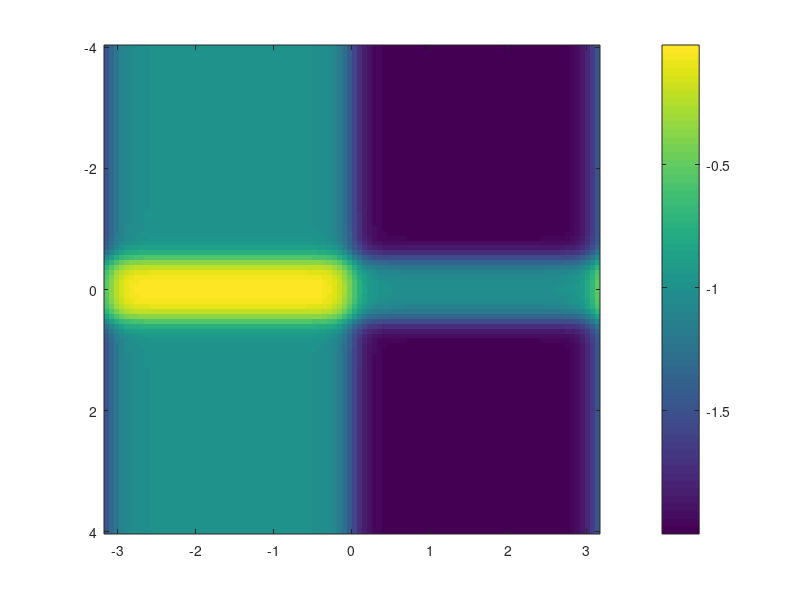

The MATLAB source for this figure: (Note: this script raises an error after producing the figure.)
%% Plot activation

u = linspace(-pi, pi, 100);
du = linspace(-4, 4, 100);

[X,Y] = meshgrid(u,du);
uy = (1-tanh(5*sin(X)))/2 -1;
duy = (tanh(5*(Y+0.5)) - tanh(5*(Y-0.5)))/2 - 1;
data = uy + duy;

y = [du(1), du(end)];
x = [u(1), u(end)];
image(x, y, data, 'CDataMapping','scaled');
colorbar

%% No sensory link strength test

params.gfm = -2.0;
params.gsp = 6.0;
params.dfm = 0.0;
params.dsp = 0.5;
params.dsm = -0.5;
params.dup = -0.5;

params.rflx_g = 1;
params.max_torque = 10;
params.noisePwr = 3*10^-7;
params.sampleTime = 0.001;

var_params.gsm = [-0.1, 0.03];
var_params.gup = [3, 0.05];
var_params.Iapp = [0.0, 0.05];

u_params.gsm = var_params.gsm(1);
u_params.gup = var_params.gup(1);
u_params.Iapp = var_params.Iapp(1);

model = "test_stability_link_auto_tmp";

eval_params.nbEval = 1000;
eval_params.nbOut = 2;
eval_params.StopTime = 20;
eval_params.StartAnalyseTime = 5;
eval_params.func = @postsim_angle_frequency_descrepency;

nb_par = 200;

%return_vec = monteCarloTest(params, var_params, model, eval_params, nb_par);
SelectValAndPlot(model, params, u_params);

%save("monteCarloEliptic.mat", "return_vec", "params", "var_params", "model", "eval_params", "nb_par")


var_params.gsm = -5:0.25:-3;
var_params.gup = 4:0.25:6;
var_params.Iapp = -3:0.25:-1;
eval_params.nbEval = 3;

out_v = parameterChart(params, var_params, model, eval_params, nb_par);

%% Sensory with inhibition test
model = "test_stability_link_auto_neuron_sense_feedback";

params = struct();
var_params = struct();
u_params = struct();

params.Iapp = -2;
params.gfm = -2.0;
params.gsp = 6.0;
params.gsm = -4.0;
params.gup = 5.0;
params.dfm = 0.0;
params.dsp = 0.5;
params.dsm = -0.5;
params.dup = -0.5;


params.gfm_s = -2; % Balance between Gsp and Gsm (at the equilibrium point)
params.gsp_s = 4;
params.gsm_s = -1;
params.gup_s = 1;
params.dfm_s = 0.0;
params.dsp_s = 0.5;
params.dsm_s = -0.5;
params.dup_s = -0.5;


params.max_torque = 10;
params.noisePwr = 3*10^-7;
params.sampleTime = 0.001;

var_params.gsyn_sm = [1.5, 0.01];
var_params.dsyn_sm = [-0.5, 0.01];

var_params.gsyn_ms = [-1.5, 0.01];
var_params.dsyn_ms = [-0.5, 0.01];

u_params.gsyn_sm = var_params.gsyn_sm(1);
u_params.dsyn_sm = var_params.dsyn_sm(1);

u_params.gsyn_ms = var_params.gsyn_ms(1);
u_params.dsyn_ms = var_params.dsyn_ms(1);
u_params.Iapp_s = 0.0;
u_params.rflx_g = 1;

SelectValAndPlot(model, params, u_params);

%% Speed test
model = "test_stability_link_auto_speed";

params = struct();
u_params = struct();

u_params.gfm = -2.0;
u_params.gsp = 6.0;
u_params.gsm = -4.0;
u_params.gup = 5.0;
params.dfm = 0.0;
params.dsp = 0.5;
params.dsm = -0.5;
params.dup = -0.5;

params.max_torque = 10;
params.noisePwr = 3*10^-7;
params.sampleTime = 0.001;

u_params.Iapp = -2;
u_params.rflx_g = 1;

SelectValAndPlot(model, params, u_params);


%% Generate Parameters Map

eval_params = struct();

nb_par = 100;

% We will use the same evaluation parameters for all tests

eval_params.nbEval = 1;
eval_params.nbOut = 3;
eval_params.StopTime = 25;
eval_params.StartAnalyseTime = 8;
eval_params.func = @postsim_angle_frequency_descrepency;


model = "test_stability_link_auto";

params = struct();
var_params = struct();

params.gfm = -2.0;
params.gsp = 6.0;
params.dfm = 0.0;
params.dsp = 0.5;
params.dsm = -0.5;
params.dup = -0.5;

params.noisePwr = 3*10^-7;
params.sampleTime = 0.001;

var_params.gsm = -5.0 : 0.2 : -3.0;
var_params.gup = 4.0 : 0.2 : 6.0;
var_params.Iapp = -2.0 : 0.2 : 0.0;
var_params.rflx_g = [0, 1, 5];
var_params.max_torque = [1, 3, 10];

out_values = parameterChart(params, var_params, model, eval_params, nb_par);
save("Sin_Sensory_ParamChart.mat", "out_values", "params", "var_params", "eval_params", "model");


model = "test_stability_link_auto_speed";

params = struct();
var_params = struct();

params.gfm = -2.0;
params.gsp = 6.0;
params.dfm = 0.0;
params.dsp = 0.5;
params.dsm = -0.5;
params.dup = -0.5;

params.noisePwr = 3*10^-7;
params.sampleTime = 0.001;

var_params.gsm = -5.0 : 0.2 : -3.0;
var_params.gup = 4.0 : 0.2 : 6.0;
var_params.Iapp = -2.0 : 0.2 : 0.0;
var_params.rflx_g = [1, 5];
var_params.max_torque = [1, 3, 10];

out_values = parameterChart(params, var_params, model, eval_params, nb_par);
save("Speed_Sensory_ParamChart.mat", "out_values", "params", "var_params", "eval_params", "model");


model = "test_stability_link_auto_neuron_sense";

params = struct();
var_params = struct();

params.gfm = -2.0;
params.gsp = 6.0;
params.dfm = 0.0;
params.dsp = 0.5;
params.dsm = -0.5;
params.dup = -0.5;

% Param for sensing neuron
params.Iapp_s = 0.1;
params.gfm_s = -2; % Balance between Gsp and Gsm (at the equilibrium point)
params.gsp_s = 4;
params.gsm_s = -1;
params.gup_s = 1;
params.dfm_s = 0.0;
params.dsp_s = 0.5;
params.dsm_s = -0.5;
params.dup_s = -0.5;

params.dsyn_s = -0.5;
params.rflx_g = 1;

params.noisePwr = 3*10^-7;
params.sampleTime = 0.001;

var_params.gsm = -5.0 : 0.2 : -3.0;
var_params.gup = 4.0 : 0.2 : 6.0;
var_params.Iapp = -2.0 : 0.2 : 0.0;
var_params.gsyn_s = [1, 3];
var_params.max_torque = [1, 3, 10];

out_values = parameterChart(params, var_params, model, eval_params, nb_par);
save("Neuron_Sensory_ParamChart.mat", "out_values", "params", "var_params", "eval_params", "model");


%% Montecarlo on basic bursting and eliptic

eval_params = struct();

nb_par = 100;

eval_params.nbEval = 2000;
eval_params.nbOut = 3;
eval_params.StopTime = 25;
eval_params.StartAnalyseTime = 8;
eval_params.func = @postsim_angle_frequency_descrepency;

%nofeed
model = "test_stability_link_auto";

params = struct();
var_params = struct();

params.gfm = -2.0;
params.gsp = 6.0;
params.dfm = 0.0;
params.dsp = 0.5;
params.dsm = -0.5;
params.dup = -0.5;

params.rflx_g = 0;
params.max_torque = 10;
params.noisePwr = 3*10^-7;
params.sampleTime = 0.001;

var_params.gsm = [-0.1, 0.03];
var_params.gup = [4, 0.05];
var_params.Iapp = [0.0, 0.05];

return_vec = monteCarloTest(params, var_params, model, eval_params, nb_par);

save("Nofeed_monteCarloFragile.mat", "return_vec", "params", "var_params", "eval_params", "model");

params = struct();
var_params = struct();

params.gfm = -2.0;
params.gsp = 6.0;
params.dfm = 0.0;
params.dsp = 0.5;
params.dsm = -0.5;
params.dup = -0.5;

params.rflx_g = 0;
params.max_torque = 10;
params.noisePwr = 3*10^-7;
params.sampleTime = 0.001;

var_params.gsm = [-4, 0.03];
var_params.gup = [5, 0.05];
var_params.Iapp = [-2, 0.05];

return_vec = monteCarloTest(params, var_params, model, eval_params, nb_par);

save("Nofeed_monteCarloNormal.mat", "return_vec", "params", "var_params", "eval_params", "model");


%sin
model = "test_stability_link_auto";

params = struct();
var_params = struct();

params.gfm = -2.0;
params.gsp = 6.0;
params.dfm = 0.0;
params.dsp = 0.5;
params.dsm = -0.5;
params.dup = -0.5;

params.rflx_g = 5;
params.max_torque = 10;
params.noisePwr = 3*10^-7;
params.sampleTime = 0.001;

var_params.gsm = [-0.1, 0.03];
var_params.gup = [4, 0.05];
var_params.Iapp = [0.0, 0.05];

return_vec = monteCarloTest(params, var_params, model, eval_params, nb_par);

save("Sin_monteCarloFragile.mat", "return_vec", "params", "var_params", "eval_params", "model");

params = struct();
var_params = struct();

params.gfm = -2.0;
params.gsp = 6.0;
params.dfm = 0.0;
params.dsp = 0.5;
params.dsm = -0.5;
params.dup = -0.5;

params.rflx_g = 5;
params.max_torque = 10;
params.noisePwr = 3*10^-7;
params.sampleTime = 0.001;

var_params.gsm = [-4, 0.03];
var_params.gup = [5, 0.05];
var_params.Iapp = [-2, 0.05];

return_vec = monteCarloTest(params, var_params, model, eval_params, nb_par);

save("Sin_monteCarloNormal.mat", "return_vec", "params", "var_params", "eval_params", "model");


%speed
model = "test_stability_link_auto_speed";

params = struct();
var_params = struct();

params.gfm = -2.0;
params.gsp = 6.0;
params.dfm = 0.0;
params.dsp = 0.5;
params.dsm = -0.5;
params.dup = -0.5;

params.rflx_g = 5;
params.max_torque = 10;
params.noisePwr = 3*10^-7;
params.sampleTime = 0.001;

var_params.gsm = [-0.1, 0.03];
var_params.gup = [4, 0.05];
var_params.Iapp = [0.0, 0.05];

return_vec = monteCarloTest(params, var_params, model, eval_params, nb_par);

save("Speed_monteCarloFragile.mat", "return_vec", "params", "var_params", "eval_params", "model");

params = struct();
var_params = struct();

params.gfm = -2.0;
params.gsp = 6.0;
params.dfm = 0.0;
params.dsp = 0.5;
params.dsm = -0.5;
params.dup = -0.5;

params.rflx_g = 5;
params.max_torque = 10;
params.noisePwr = 3*10^-7;
params.sampleTime = 0.001;

var_params.gsm = [-4, 0.03];
var_params.gup = [5, 0.05];
var_params.Iapp = [-2, 0.05];

return_vec = monteCarloTest(params, var_params, model, eval_params, nb_par);

save("Speed_monteCarloNormal.mat", "return_vec", "params", "var_params", "eval_params", "model");


%neuron
model = "test_stability_link_auto_neuron_sense";

params = struct();
var_params = struct();

params.gfm = -2.0;
params.gsp = 6.0;
params.dfm = 0.0;
params.dsp = 0.5;
params.dsm = -0.5;
params.dup = -0.5;

% Param for sensing neuron
params.Iapp_s = 0.1;
params.gfm_s = -2; % Balance between Gsp and Gsm (at the equilibrium point)
params.gsp_s = 4;
params.gsm_s = -1;
params.gup_s = 1;
params.dfm_s = 0.0;
params.dsp_s = 0.5;
params.dsm_s = -0.5;
params.dup_s = -0.5;

params.dsyn_s = -0.5;
params.gsyn_s = 3;

params.rflx_g = 1;
params.max_torque = 10;
params.noisePwr = 3*10^-7;
params.sampleTime = 0.001;

var_params.gsm = [-0.1, 0.03];
var_params.gup = [4, 0.05];
var_params.Iapp = [0.0, 0.05];

return_vec = monteCarloTest(params, var_params, model, eval_params, nb_par);

save("Neuron_monteCarloFragile.mat", "return_vec", "params", "var_params", "eval_params", "model");

params = struct();
var_params = struct();

params.gfm = -2.0;
params.gsp = 6.0;
params.dfm = 0.0;
params.dsp = 0.5;
params.dsm = -0.5;
params.dup = -0.5;

% Param for sensing neuron
params.Iapp_s = 0.1;
params.gfm_s = -2; % Balance between Gsp and Gsm (at the equilibrium point)
params.gsp_s = 4;
params.gsm_s = -1;
params.gup_s = 1;
params.dfm_s = 0.0;
params.dsp_s = 0.5;
params.dsm_s = -0.5;
params.dup_s = -0.5;

params.dsyn_s = -0.5;
params.gsyn_s = 3;

params.rflx_g = 1;
params.max_torque = 10;
params.noisePwr = 3*10^-7;
params.sampleTime = 0.001;

var_params.gsm = [-4, 0.03];
var_params.gup = [5, 0.05];
var_params.Iapp = [-2, 0.05];

return_vec = monteCarloTest(params, var_params, model, eval_params, nb_par);

save("Neuron_monteCarloNormal.mat", "return_vec", "params", "var_params", "eval_params", "model");

%%

% nofeed

model = "test_stability_link_auto";

params = struct();

params.Iapp = 0;
params.gfm = -2.0;
params.gsp = 6.0;
params.gsm = -5.0;
params.gup = 4.0;
params.dfm = 0.0;
params.dsp = 0.5;
params.dsm = -0.5;
params.dup = -0.5;

params.max_torque = 10;
params.noisePwr = 3*10^-7;
params.sampleTime = 0.001;

params.rflx_g = 0;

simToCsv("single_nofeed_i0.csv", model, params, 25);

%%

% sin

model = "test_stability_link_auto";

params = struct();

params.Iapp = 0;
params.gfm = -2.0;
params.gsp = 6.0;
params.gsm = -5.0;
params.gup = 4.0;
params.dfm = 0.0;
params.dsp = 0.5;
params.dsm = -0.5;
params.dup = -0.5;

params.max_torque = 10;
params.noisePwr = 3*10^-7;
params.sampleTime = 0.001;

params.rflx_g = 0;

simToCsv("single_sin_i0.csv", model, params, 25);

%%
% speed

model = "test_stability_link_auto_speed";

params = struct();

params.Iapp = 0;
params.gfm = -2.0;
params.gsp = 6.0;
params.gsm = -5;
params.gup = 5.0;
params.dfm = 0.0;
params.dsp = 0.5;
params.dsm = -0.5;
params.dup = -0.5;

params.max_torque = 1;
params.noisePwr = 3*10^-7;
params.sampleTime = 0.001;

params.rflx_g = 1;

simToCsv("single_speed_im2_low.csv", model, params, 25);

%%
% neuron

model = "test_stability_link_auto_neuron_sense";

params = struct();

params.Iapp = -2;
params.gfm = -2.0;
params.gsp = 6.0;
params.gsm = -5;
params.gup = 5.0;
params.dfm = 0.0;
params.dsp = 0.5;
params.dsm = -0.5;
params.dup = -0.5;


params.gfm_s = -2; % Balance between Gsp and Gsm (at the equilibrium point)
params.gsp_s = 4;
params.gsm_s = -1;
params.gup_s = 1;
params.dfm_s = 0.0;
params.dsp_s = 0.5;
params.dsm_s = -0.5;
params.dup_s = -0.5;


params.max_torque = 1;
params.noisePwr = 3*10^-7;
params.sampleTime = 0.001;

params.dsyn_s = -0.5;
params.gsyn_s = 1;

params.Iapp_s = 0.1;
params.rflx_g = 1;

simToCsv("single_neuron_im2_low.csv", model, params, 25);



%% From Struct to Workspace

fixed_param_fields = fieldnames(params);
for k = 1:length(fixed_param_fields)
    name = fixed_param_fields{k};
    eval_str = sprintf('%s = %f',name, params.(name));
    eval(eval_str);
end
updatable_params_fields = fieldnames(u_params);
for k = 1:length(updatable_params_fields)
    name = updatable_params_fields{k};
    eval_str = sprintf('%s = %f',name, u_params.(name));
    eval(eval_str);
end
